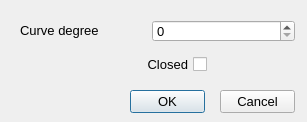
<?xml version="1.0" encoding="UTF-8"?>
<ui version="4.0">
 <class>Curve_Dialog</class>
 <widget class="QDialog" name="Curve_Dialog">
  <property name="geometry">
   <rect>
    <x>0</x>
    <y>0</y>
    <width>307</width>
    <height>122</height>
   </rect>
  </property>
  <property name="font">
   <font>
    <pointsize>10</pointsize>
   </font>
  </property>
  <property name="windowTitle">
   <string>Curve options</string>
  </property>
  <widget class="QPushButton" name="_2">
   <property name="geometry">
    <rect>
     <x>220</x>
     <y>90</y>
     <width>75</width>
     <height>23</height>
    </rect>
   </property>
   <property name="text">
    <string>Cancel</string>
   </property>
   <property name="autoDefault">
    <bool>false</bool>
   </property>
  </widget>
  <widget class="QPushButton" name="_1">
   <property name="geometry">
    <rect>
     <x>130</x>
     <y>90</y>
     <width>75</width>
     <height>23</height>
    </rect>
   </property>
   <property name="text">
    <string>OK</string>
   </property>
   <property name="default">
    <bool>true</bool>
   </property>
  </widget>
  <widget class="QLabel" name="label_4">
   <property name="geometry">
    <rect>
     <x>20</x>
     <y>20</y>
     <width>131</width>
     <height>20</height>
    </rect>
   </property>
   <property name="font">
    <font>
     <pointsize>10</pointsize>
    </font>
   </property>
   <property name="text">
    <string>Curve degree</string>
   </property>
   <property name="alignment">
    <set>Qt::AlignLeading|Qt::AlignLeft|Qt::AlignVCenter</set>
   </property>
  </widget>
  <widget class="QCheckBox" name="_101">
   <property name="geometry">
    <rect>
     <x>126</x>
     <y>54</y>
     <width>81</width>
     <height>20</height>
    </rect>
   </property>
   <property name="layoutDirection">
    <enum>Qt::RightToLeft</enum>
   </property>
   <property name="text">
    <string>Closed</string>
   </property>
  </widget>
  <widget class="QSpinBox" name="_100">
   <property name="geometry">
    <rect>
     <x>152</x>
     <y>20</y>
     <width>143</width>
     <height>22</height>
    </rect>
   </property>
  </widget>
 </widget>
 <resources/>
 <connections/>
</ui>
